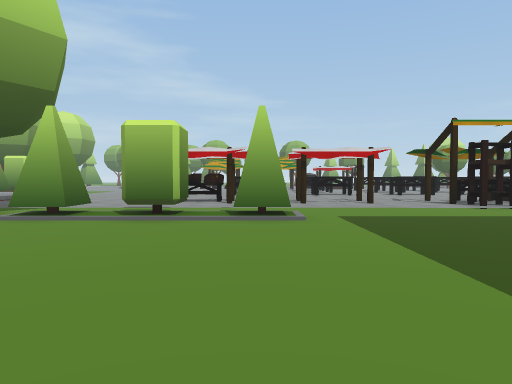
[1] (above)

24 first-person views from a walk through a 3-D level made in the Unity game engine. The camera is 1.5 m above the floor, tilts 2° down and sees 70° across. The floor is counted in squares, 2 m on a side. Each view is taken from the middle of a square. On the plan, view 1 faces up. The plan holds only what a view shows up to about 11 squares ahead; the rest is blank. The place goes on beyond the plan. The player character is not drawn. Some surface patterns are stand-ins.

[2]
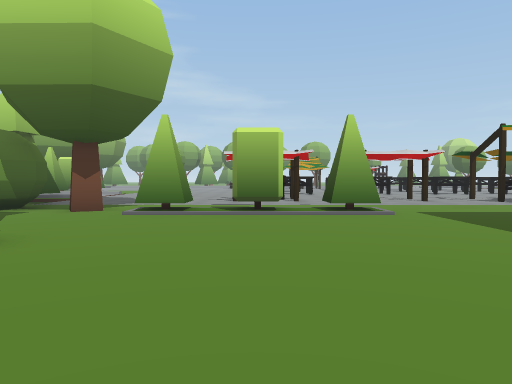

[3]
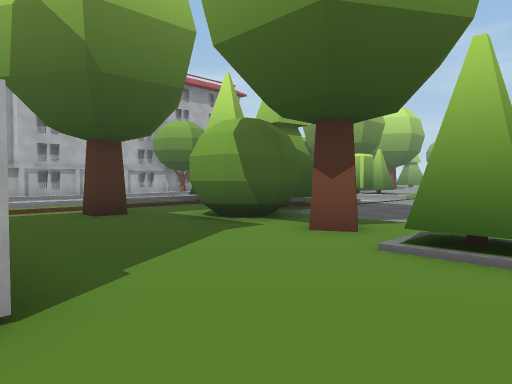

[4]
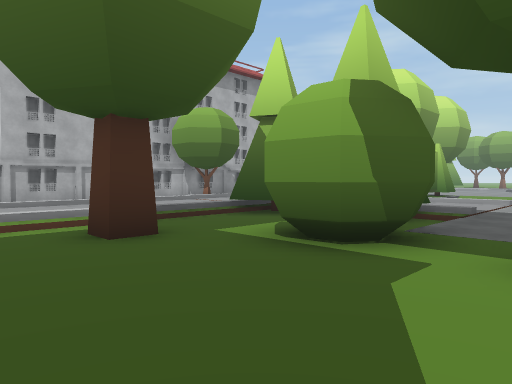

[5]
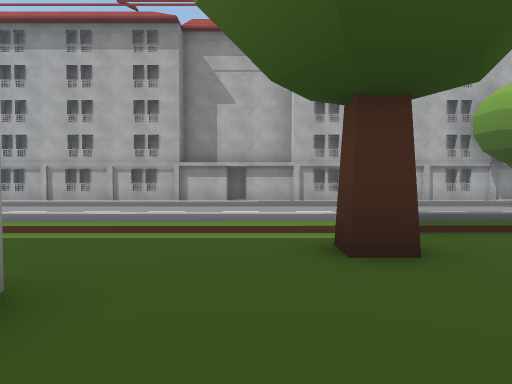

[6]
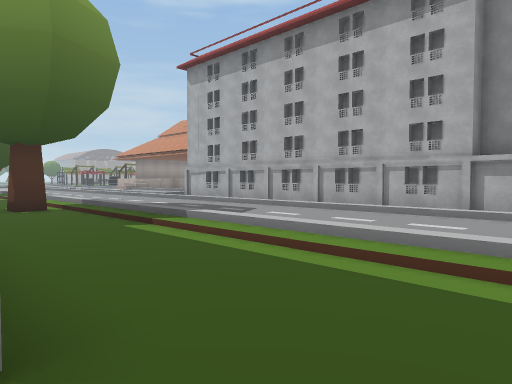

[7]
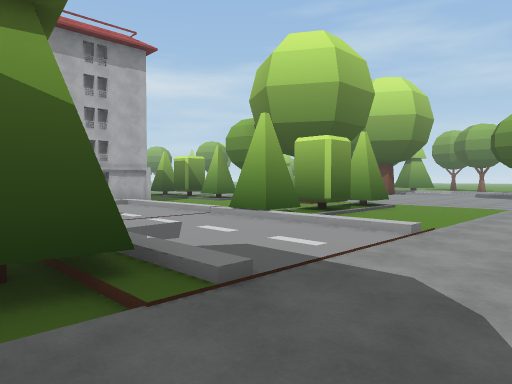

[8]
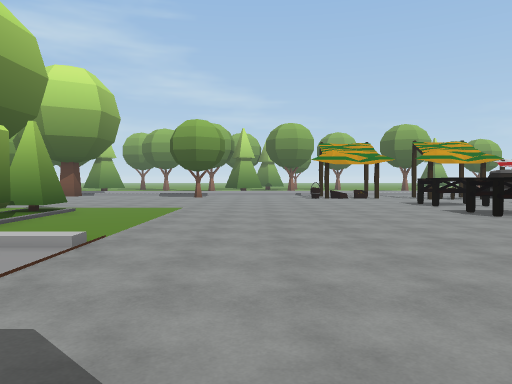

[9]
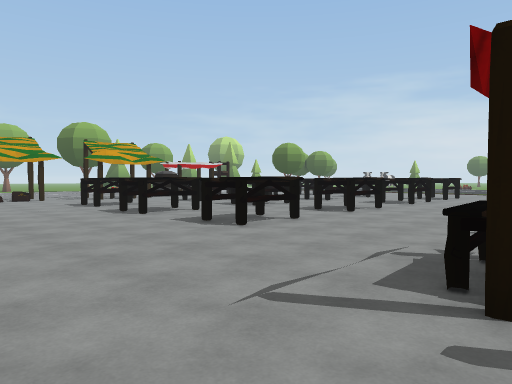

[10]
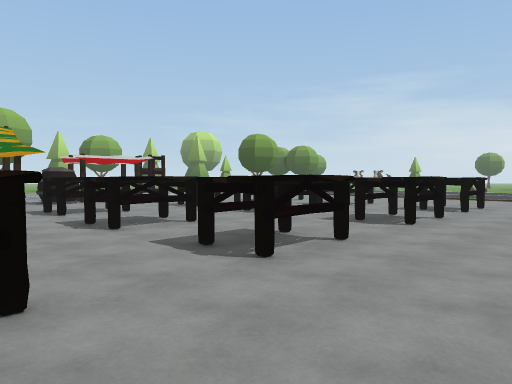

[11]
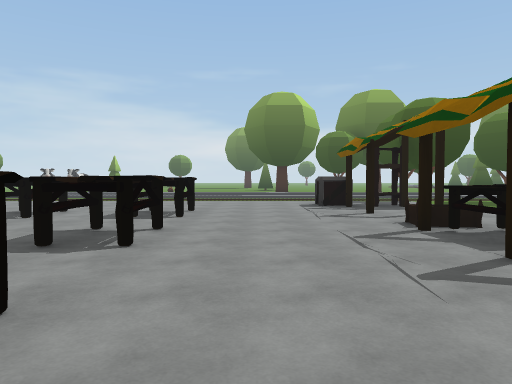

[12]
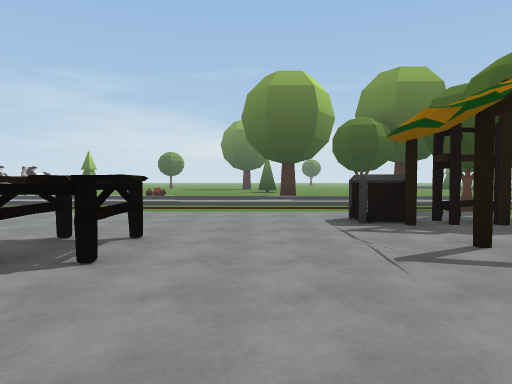

[13]
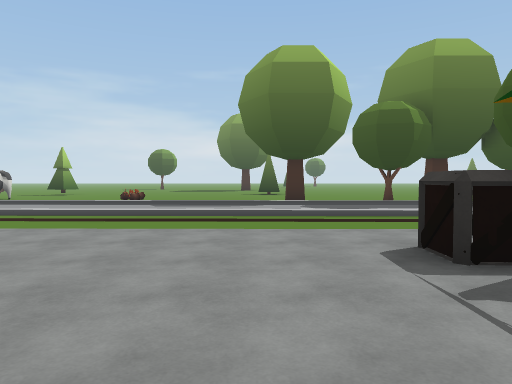

[14]
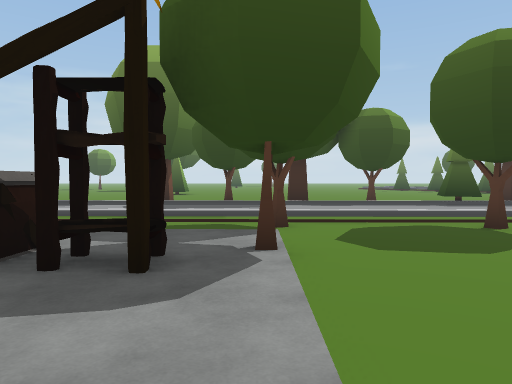

[15]
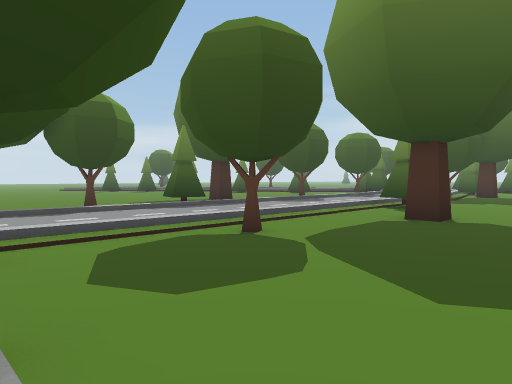

[16]
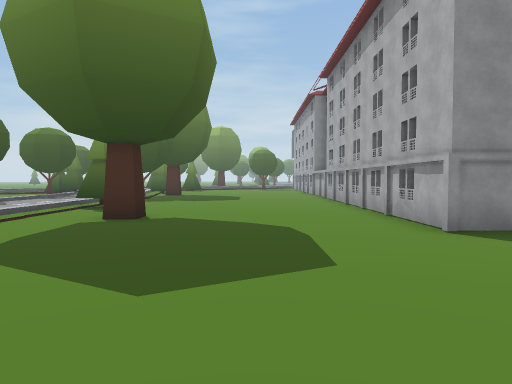

[17]
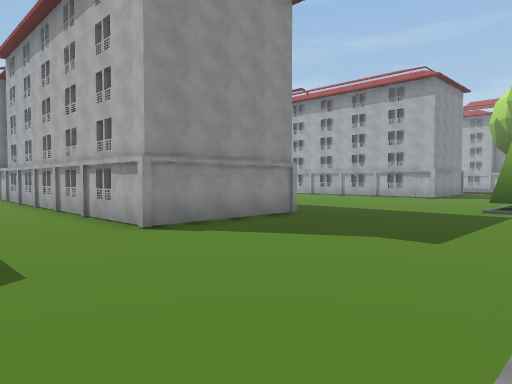

[18]
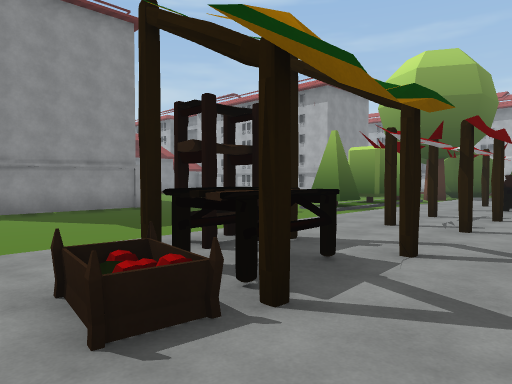

[19]
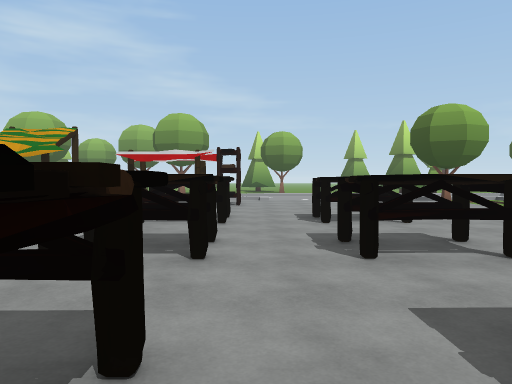

[20]
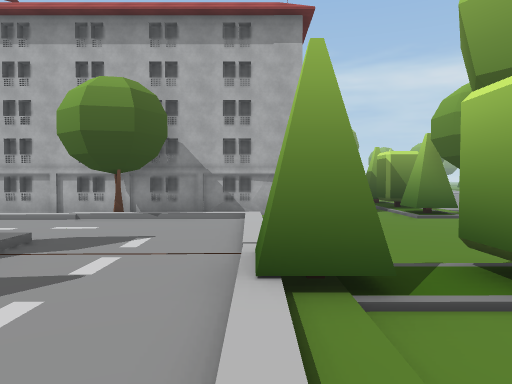

[21]
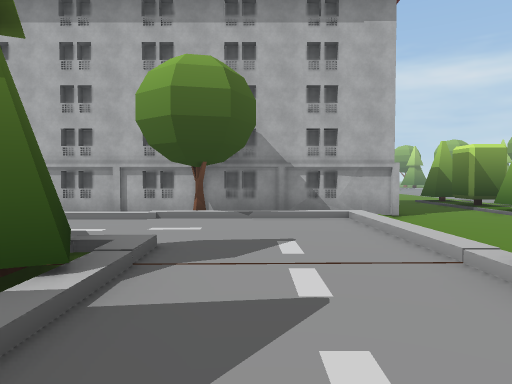

[22]
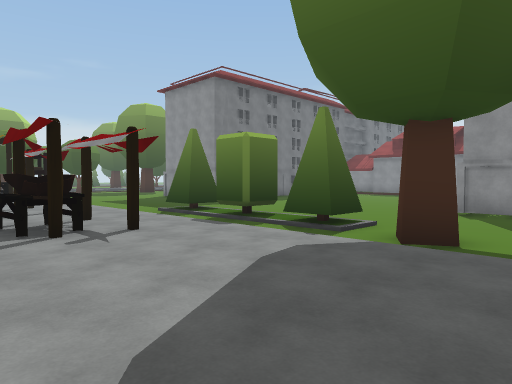

[23]
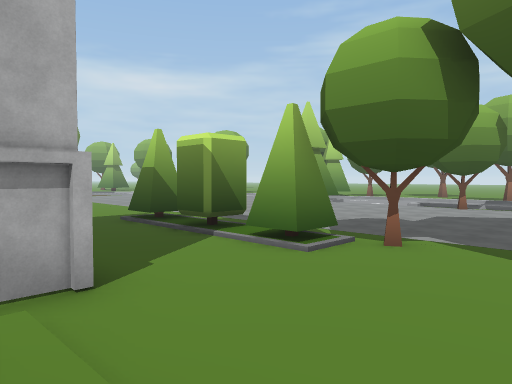

[24]
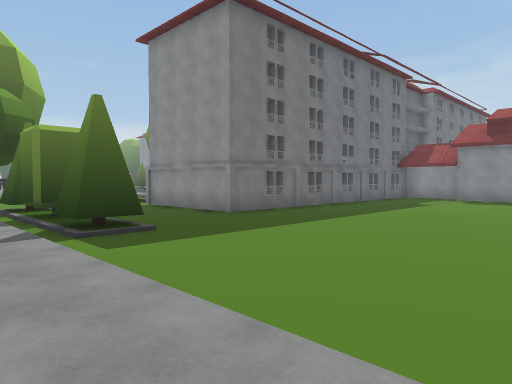

### Floor plan
Key: @ floor where view 1 was taken; # wall or solid block; x gap in a wall; . main floor; : floor 0.25 m higher than the main floor; / step, stairs or slope; = window, fence, low wall or low ledge; S shelf; T tree; B box.
Columns run from 28 left of view 1 to 21 right of it. Each row starts with its distance up from view 1.
 22 ::::     :::::  :::::::::::# ::##:##:##::
 21  :::::::::::::  :::::::::::##::##:##:::::      ./
 20 ......#/#/#/T.T /#../::::::::::::::::::::      ./
 19 ......//////..  /:../::::::##::#::##:##:::: ./ ./
 18  .............../#../::::::::::::::::::::::../ ./
 17  .............../x../::::::::::::::::::::::../ ./
 16  ......####...../#../::::::##::##:##::#::::../ ./
 15  ......#  #//////////::::::::::::::::::::::../ ./
 14  ......#  # /::::::::::::::::::::::::::::::../ ./
 13   .....#  # /::::::::::::::::::::::::::::::../ ./
 12   ....    # T:://////:::::##::::::::::#:BB:../ ./
 11   ...     # /::T#TTT/:::::##:###::##=::::::../ ./
 10   ..      # /::/TTTT/::::::::###::S#::#:S::../ .T
  9           # /:://..T#::::::::::::::::::::T:T./ ./
  8           # /  //..##.T///////.............../../
  7           # /:  /....../#:#:#/.............../../
  6           # /:://T.........................../../
  5           # /:://..........................T./../T
  4           # /:://............................/../
  3           # /:://..#  #.........#####...........TT
  2           # /:://..     .......     #.........../T
  1           # /:://..     ......      #.....T....
  0           # /:://..      ...@       #.........
 -1           # /:://..       .         #......T..
 -2           # /:://..                 #......TT
 -3             /:://..                 #.   ..
 -4             /:://.                  #
 -5               ://T

Where each view was taken, in squares from view 1:
view 1: 0 up, 0 right, facing up
view 2: 1 down, 2 left, facing up
view 3: 3 up, 3 left, facing up-left
view 4: 4 up, 6 left, facing up-left
view 5: 5 up, 7 left, facing left
view 6: 5 up, 9 left, facing down-left
view 7: 10 up, 6 left, facing up-left
view 8: 11 up, 6 left, facing up
view 9: 11 up, 5 left, facing up-right
view 10: 13 up, 0 right, facing up-right
view 11: 14 up, 2 right, facing right
view 12: 14 up, 6 right, facing right
view 13: 14 up, 9 right, facing right
view 14: 9 up, 9 right, facing right
view 15: 9 up, 11 right, facing down-right
view 16: 9 up, 11 right, facing down
view 17: 9 up, 11 right, facing down-left
view 18: 13 up, 9 right, facing down-left
view 19: 15 up, 8 right, facing up
view 20: 15 up, 8 left, facing left
view 21: 13 up, 9 left, facing left
view 22: 13 up, 8 left, facing down-right
view 23: 15 up, 14 left, facing up-left
view 24: 22 up, 28 left, facing down-right
